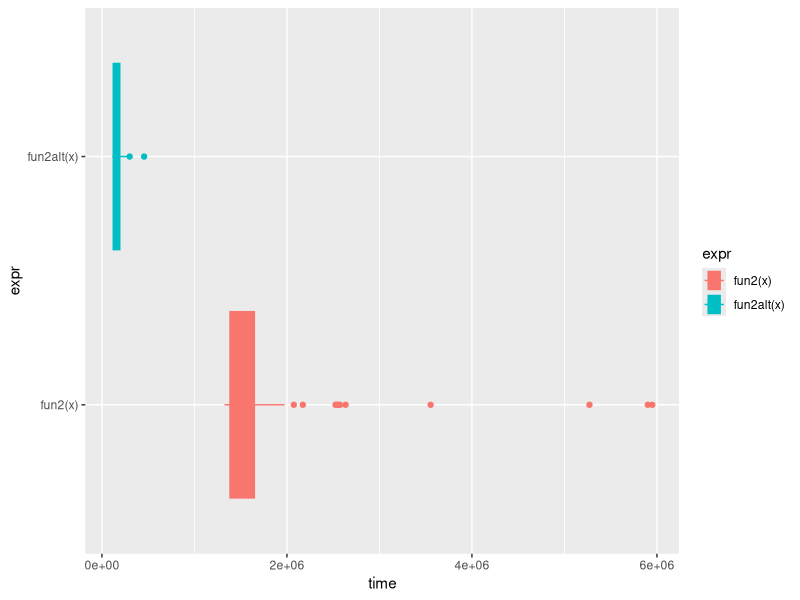

Source code (R): (Note: this script raises an error after producing the figure.)
## ---- chunk 1
library(tidyverse)
library(parallel)
## ---- chunk 2
fun1 <- function(n = 100, k = 4, lambda = 4) {
  x <- NULL

  for (i in 1:n) {
    x <- rbind(x, rpois(k, lambda))
  }
  return(x)
}

fun1alt <- function(n = 100, k = 4, lambda = 4) {
  x <- matrix(rpois(n * k, lambda), nrow = n, ncol = k)
  return(x)
}

# Benchmarking
microbenchmark::microbenchmark(
  fun1(),
  fun1alt()
)
## ---- chunk 3
# Data Generating Process (10 x 10,000 matrix)
set.seed(1234)
x <- matrix(rnorm(1e4), nrow = 10)

# Find each column's max value
fun2 <- function(x) {
  apply(x, 2, max)
}

fun2alt <- function(x) {
  x[cbind(max.col(t(x)), 1:ncol(x))]
}

# Benchmarking
mbm <- microbenchmark::microbenchmark(
  fun2(x),
  fun2alt(x)
)
mbm
## ---- chunk 4
mbm |>
  ggplot(aes(x = time, y = expr, fill = expr, color = expr)) +
  geom_boxplot()
## ---- chunk 5
my_boot <- function(dat, stat, R, ncpus = 1L) {
  # Getting the random indices
  n <- nrow(dat)
  idx <- matrix(sample.int(n, n * R, TRUE), nrow = n, ncol = R)

  # Making the cluster using `ncpus`
  # STEP 1: GOES HERE
  cl <- makePSOCKcluster(ncpus)
  # STEP 2: GOES HERE
  clusterExport(cl, varlist = c("idx", "dat", "stat"), envir = environment())
  # STEP 3: THIS FUNCTION NEEDS TO BE REPLACED WITH parLapply
  # ans <- lapply(seq_len(R), function(i) {
  #   stat(dat[idx[,i], , drop=FALSE])
  # })

  ans <- parLapply(cl, seq_len(R), function(i) {
    stat(dat[idx[,i], , drop=FALSE])
  })

  # Coercing the list into a matrix
  ans <- do.call(rbind, ans)

  # STEP 4: GOES HERE
  stopCluster(cl)
  ans
}
## ---- chunk 6
# Bootstrap of a linear regression model
my_stat <- function(d) {
  coef(lm(y ~ x, data = d))
}

# DATA SIM
set.seed(1)
n <- 500
R <- 1e4
x <- cbind(rnorm(n))
y <- x * 5 + rnorm(n)

# Check if we get something similar as lm
ans0 <- confint(lm(y ~ x))
ans1 <- my_boot(dat = data.frame(x, y), my_stat, R = R, ncpus = 8)

ans0
t(apply(ans1, 2, quantile, probs = c(0.025, 0.975)))
## ---- chunk 7
# your code here
detectCores()

system.time(my_boot(dat = data.frame(x, y), my_stat, R = R, ncpus = 1))

system.time(my_boot(dat = data.frame(x, y), my_stat, R = R, ncpus = 8))
